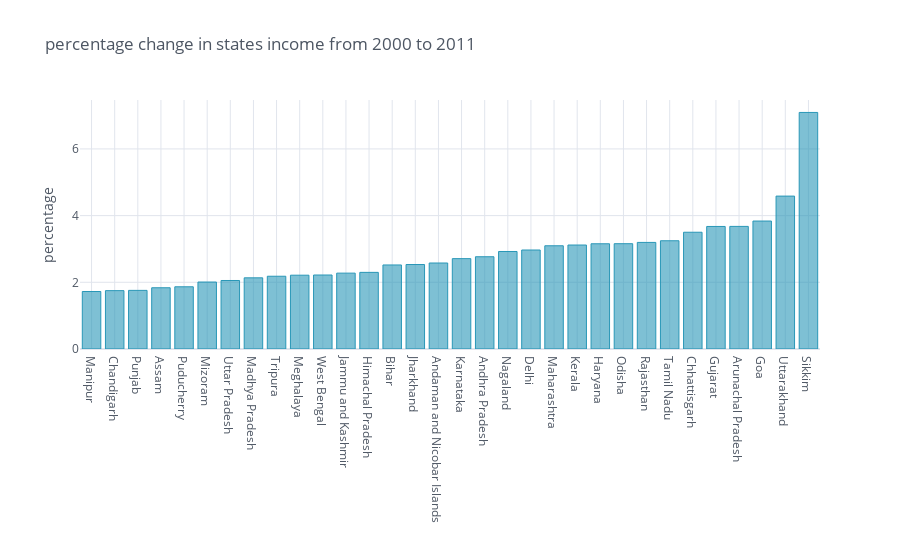

Notebook source saved alongside this figure:
### Code cell
# calculating percentage change in the Income of the states and plotting

#increase = Increase ÷ Original Number × 100.

# took a copy of df and named it
df1 = df.copy()

# percentage change in income of the state
df1['INC_percentage_change'] = (df1['2011-12-INC'] - df1['2000-01-INC']) / df1['2000-01-INC']
# sorting before plot

df1_sorted = df1.sort_values(by='INC_percentage_change',ascending=True)

# plotting percentage change in states income from 2000 to 2011

df1_sorted.iplot(kind='bar',x='States_Union Territories',
                 y='INC_percentage_change',
                 theme='white',colors='#2997B7',
                title='percentage change in states income from 2000 to 2011',
                 yTitle = 'percentage')

### Figure 1 — Plotly figure (JSON) as saved in the notebook; plotly's stock layout.template omitted (floating-point values rounded to 4 significant figures)
{"data": [{"marker": {"color": "rgba(41, 151, 183, 0.6)", "line": {"color": "rgba(41, 151, 183, 1.0)", "width": 1}}, "name": "INC_percentage_change", "orientation": "v", "text": "", "type": "bar", "x": ["Manipur", "Chandigarh", "Punjab", "Assam", "Puducherry", "Mizoram", "Uttar Pradesh", "Madhya Pradesh", "Tripura", "Meghalaya", "West Bengal", "Jammu and Kashmir", "Himachal Pradesh", "Bihar", "Jharkhand", "Andaman and Nicobar Islands", "Karnataka", "Andhra Pradesh", "Nagaland", "Delhi", "Maharashtra", "Kerala", "Haryana", "Odisha", "Rajasthan", "Tamil Nadu", "Chhattisgarh", "Gujarat", "Arunachal Pradesh", "Goa", "Uttarakhand", "Sikkim"], "y": [1.724, 1.75, 1.758, 1.837, 1.866, 2.008, 2.055, 2.134, 2.182, 2.214, 2.219, 2.275, 2.298, 2.52, 2.533, 2.579, 2.71, 2.767, 2.924, 2.969, 3.095, 3.118, 3.156, 3.158, 3.196, 3.246, 3.502, 3.675, 3.677, 3.838, 4.585, 7.094]}], "layout": {"legend": {"bgcolor": "#FFFFFF", "font": {"color": "#4D5663"}}, "paper_bgcolor": "#FFFFFF", "plot_bgcolor": "#FFFFFF", "title": {"font": {"color": "#4D5663"}, "text": "percentage change in states income from 2000 to 2011"}, "xaxis": {"gridcolor": "#E1E5ED", "showgrid": true, "tickfont": {"color": "#4D5663"}, "title": {"font": {"color": "#4D5663"}, "text": ""}, "zerolinecolor": "#E1E5ED"}, "yaxis": {"gridcolor": "#E1E5ED", "showgrid": true, "tickfont": {"color": "#4D5663"}, "title": {"font": {"color": "#4D5663"}, "text": "percentage"}, "zerolinecolor": "#E1E5ED"}}}
